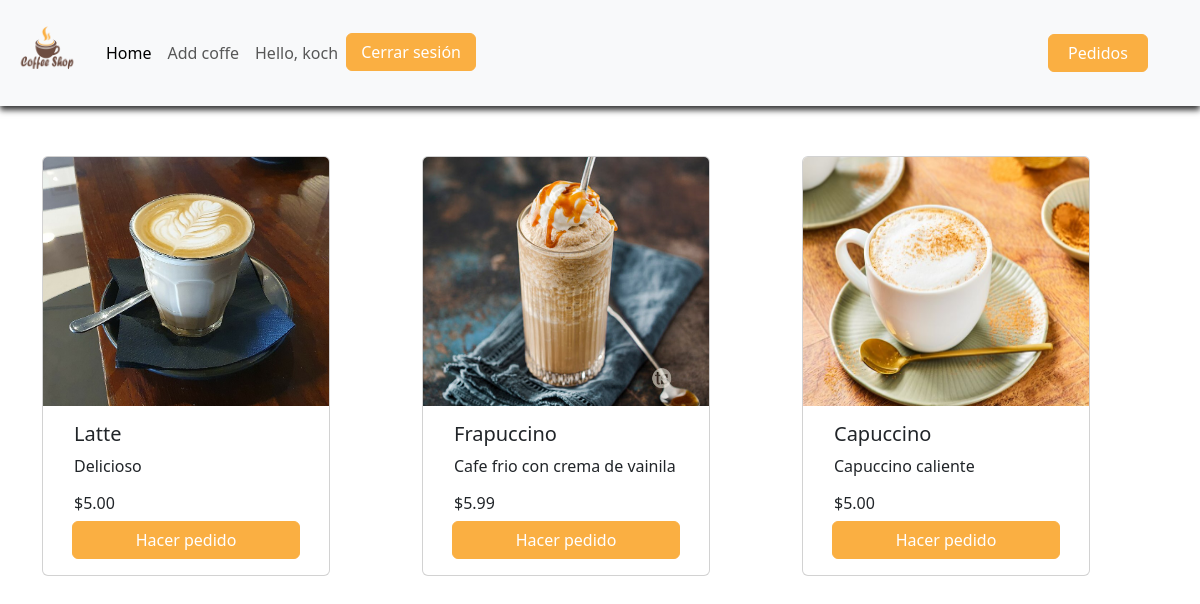
The app's page / (signed in) with its own data.
### products/models.py (models this page shows)
class Product(models.Model):
    name = models.TextField(max_length=200, verbose_name='nombre')
    description = models.TextField(max_length=300, verbose_name='descripcion')
    price = models.DecimalField(max_digits=10, decimal_places=2, verbose_name='precio')
    available = models.BooleanField(default=True, verbose_name='disponible')
    photo = models.ImageField(upload_to="logos", null=True, blank=True, verbose_name='foto')
    def __str__(self):
        return self.name

### products/views.py (the view)
# urls.py: path('', ProductShowView.as_view(), name="show_product"),
class ProductShowView(TemplateView):
    template_name = "products/show_products.html"
    def get_context_data(self):
        prod_list = Product.objects.all()
        return {
            'prod_list': prod_list
        }

### products/templates/products/show_products.html (shortened to what this page needs)
{% extends "base.html" %}
{% block content %}
<div class="container text-center">
    <div class="row">
    {% for product in prod_list %}
      <div class="col">
        <div class="card" style="width: 18rem;">
            {% if product.photo %}
            <img src="{{product.photo.url}}" class="card-img-top" alt="{{product.name}}" height="249px">
            {% endif %}
            <div class="card-body">
              <div class="content">
                <h5 class="card-title">{{product}}</h5>
                <p class="card-text">{{product.description}}</p>
                <h6>${{product.price}}</h6>
                <form action="{% url 'create_order' %}" method="post">
                  <button class="btn btn-primary">
                    Hacer pedido
                  </button>
                </form>
              </div>
            </div>
          </div>
      </div>
    {% endfor %}
    </div>
  </div>
{% endblock %}

### templates/base.html (shortened to what this page needs)
<!DOCTYPE html>
<html lang="en">
<head>
    {% load static %}
    <link rel="stylesheet" href="{% static 'styles.css' %}">
    <link href="https://cdn.jsdelivr.net/npm/bootstrap@5.3.3/dist/css/bootstrap.min.css" rel="stylesheet">
</head>
<body>
    <nav class="navbar navbar-expand-lg bg-body-tertiary">
        <div class="container-fluid">
          <a class="navbar-brand" href="{% url 'show_product' %}">
            <img src="../../../images/pngwing.com.png" alt="coffe shop" width="70px" height="70px" class="logo-img">
          </a>
          <div class="collapse navbar-collapse" id="navbarNav">
            <ul class="navbar-nav">
              <li class="nav-item">
                <a class="nav-link active" aria-current="page" href="{% url 'show_product' %}">Home</a>
              </li>
              <li class="nav-item">
                <a class="nav-link" href="{% url 'add_product'%}">Add coffe</a>
              </li>
              {% if user.is_authenticated %}
                  <li class="nav-item">
                    <a class="nav-link">Hello, {{user.username}}</a>
                  </li>
                  <form action="{% url 'logout' %}" method="post">
                    <button type="submit" class="btn btn-primary btn-cerrar-sesion">
                      Cerrar sesión
                    </button>
                  </form>
              {% else %}
                  <li class="nav-item">
                    <a class="nav-link" href="{% url 'login'%}">Log in</a>
                  </li>
              {% endif %}
            </ul>
            <button class="btn btn-primary btn-pedidos">
              <a href="{% url 'my_order'%}" class="pedidos-link">Pedidos</a>
            </button>
          </div>
        </div>
      </nav>
      {% block content %}{% endblock %}
</body>
</html>

### static/styles.css (style rules this page uses)
body { background-color: #f5eeee; font-family: sans-serif; }
* { box-sizing: border-box; }
.navbar { box-shadow: 0px 4px 6px #333 !important; }
.logo-img { margin-bottom: 10px !important; }
.btn { width: 90% !important; background-color: #faaf42 !important; border-color: #faaf42 !important; }
.container { margin: auto !important; margin-top: 50px !important; }
.content { width: 100%; display: flex !important; flex-direction: column !important; justify-content: left; }
h5, p, h6 { width: max-content; padding-left: 15px; }
.btn-pedidos { width: 100px !important; margin-left: auto !important; margin-right: 40px !important; }
.btn-pedidos a { text-decoration: none; color: #fff; }
.btn-cerrar-sesion { width: 130px !important; }

### records on screen
Product: photo (picture), name "Latte", description "Delicioso", price "5.00"
Product: photo (picture), name "Frapuccino", description "Cafe frio con crema de vainila", price "5.99"
Product: photo (picture), name "Capuccino", description "Capuccino caliente", price "5.00"

### other values on screen
{{ user.username }} "koch"
